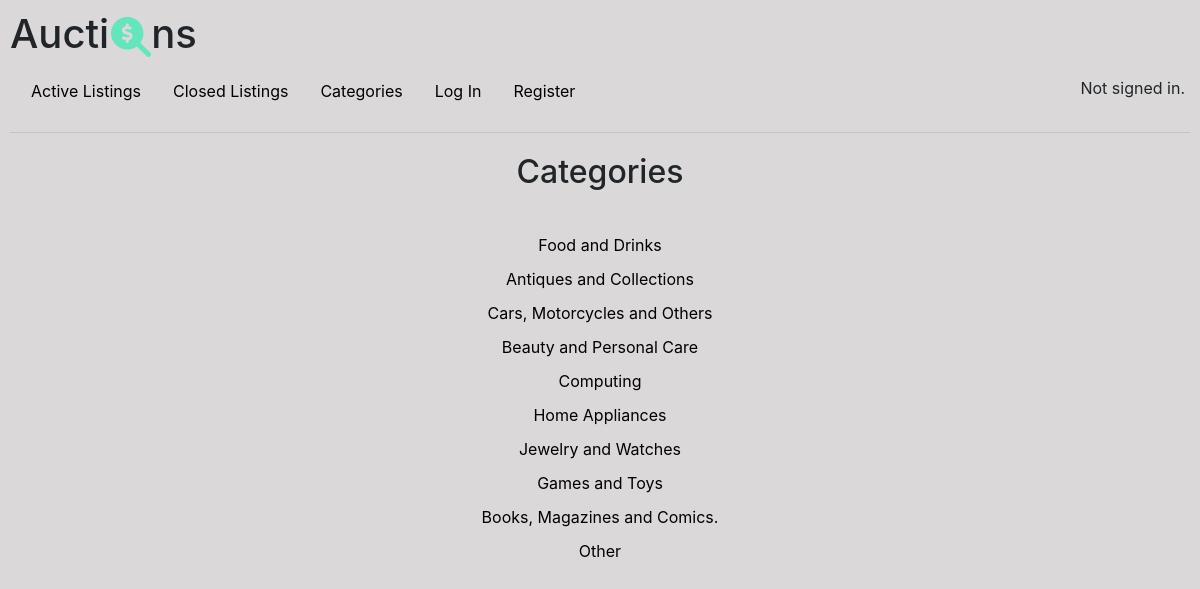
The page /categories on the database its author committed.
### auctions/models.py (models this page shows)
class Category(models.Model):
    category = models.CharField(max_length=64)

### auctions/views.py (the view)
# urls.py: path("categories", views.categories, name="categories"),
def categories(request):
    categories = Category.objects.all()
    return render(request,"auctions/categories.html",{'categories':categories})

### auctions/templates/auctions/categories.html
{% extends "auctions/layout.html" %}
{% block body %}
<div id="categories">
        <h2>Categories</h2>
        <br>
        {% for category in categories %}
            <div id="category">
                <a href="{% url 'category' pk=category.pk %}">{{ category.category}}</a>
            </div>
        {% endfor %}
    </div>
{% endblock %}

### auctions/templates/auctions/layout.html (shortened to what this page needs)
{% load static %}
<!DOCTYPE html>
<html lang="en">
    <head>
        <link rel="stylesheet" href="https://stackpath.bootstrapcdn.com/bootstrap/4.4.1/css/bootstrap.min.css">
        <link href="{% static 'auctions/styles.css' %}" rel="stylesheet">
    </head>
    <body>
        <div>
            <h1>Auctins</h1>
        </div>
        <div id="bar">
            <ul class="nav">
                <li class="nav-item">
                    <a class="nav-link" href="{% url 'index' %}">Active Listings</a>
                </li>
                <li class="nav-item">
                    <a class="nav-link" href="{% url 'closed_listings' %}">Closed Listings</a>
                </li>
                <li>
                    <a class="nav-link" href="{% url 'categories' %}">Categories</a>
                </li>
                {% if user.is_authenticated %}
                    <li class="nav-item">
                        <a class="nav-link" href="{% url 'new' %}">Create Linsting</a>
                    </li>
                    <li>
                        <a class="nav-link" href="{% url 'watchlist' %}">Watchlist</a>
                    </li>
                    <li class="nav-item">
                        <a class="nav-link" href="{% url 'logout' %}">Log Out</a>
                    </li>
                {% else %}
                    <li class="nav-item">
                        <a class="nav-link" href="{% url 'login' %}">Log In</a>
                    </li>
                    <li class="nav-item">
                        <a class="nav-link" href="{% url 'register' %}">Register</a>
                    </li>
                {% endif %}
            </ul>
            <div id="signed-message">
                {% if user.is_authenticated %}
                        Signed in as <strong>{{ user.username }}</strong>.
                    {% else %}
                        Not signed in.
                    {% endif %}
            </div>
        </div>
        <hr>
        {% block body %}
        {% endblock %}
    </body>
</html>

### auctions/static/auctions/styles.css (style rules this page uses)
body { padding: 10px; background-color: rgb(218, 216, 216) }
a { color: black; text-decoration: none; }
#categories { margin: 20px; text-align: center; }
#category { margin: 10px; }
#bar { display: flex; justify-content: space-between; padding: 5px; }
#signed-message { margin-top: 5px; }
#simbol { margin-left: 2px; width: 40px; height: 40px; }

### rows shown on the page
Category: category "Food and Drinks"
Category: category "Antiques and Collections"
Category: category "Cars, Motorcycles and Others"
Category: category "Beauty and Personal Care"
Category: category "Computing"
Category: category "Home Appliances"
Category: category "Jewelry and Watches"
Category: category "Games and Toys"
Category: category "Books, Magazines and Comics."
Category: category "Other"
